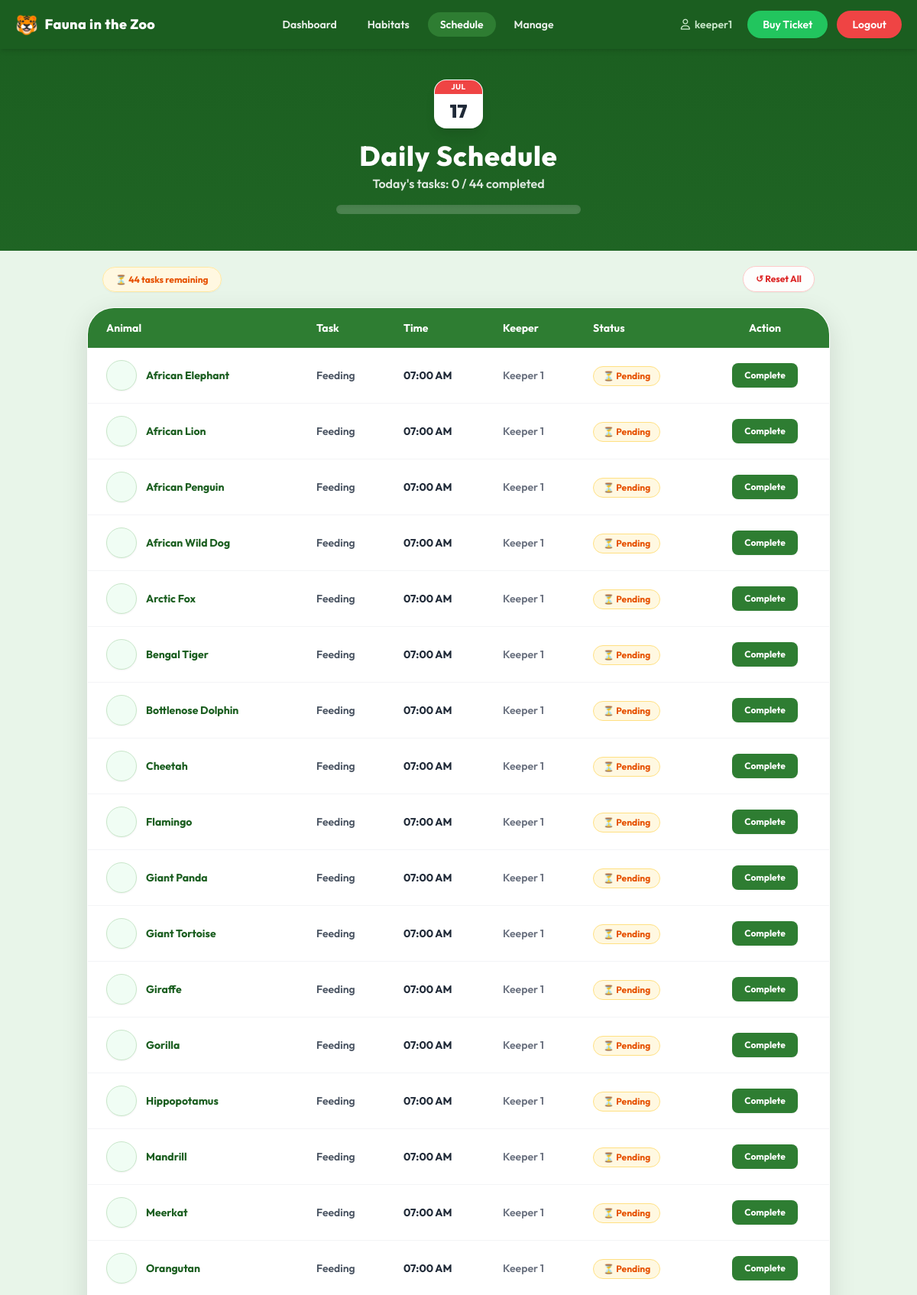
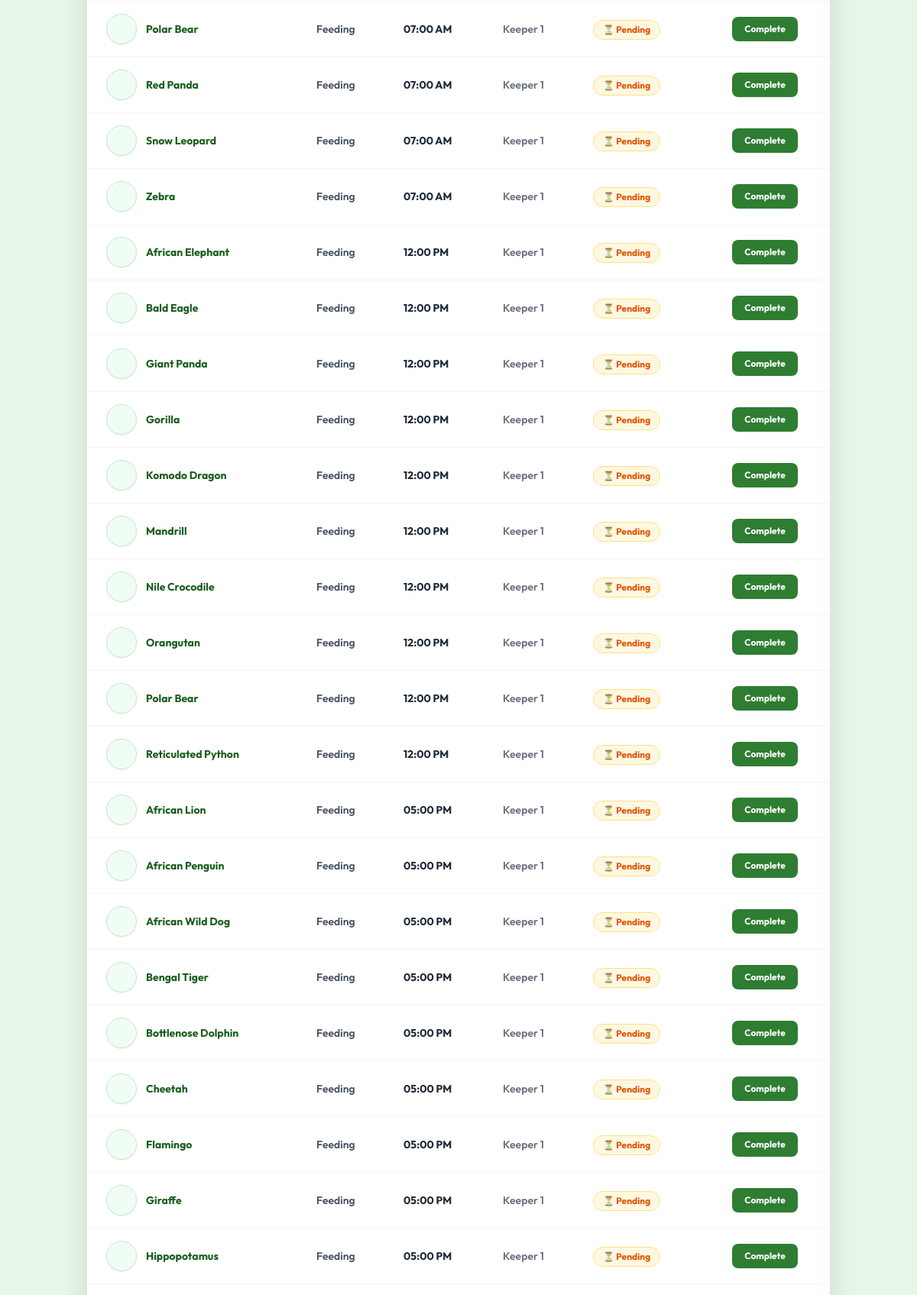
The page /schedule.php (signed in, upper part) on the database its author committed (2 pictures, top to bottom).
### tables this page shows
CREATE TABLE IF NOT EXISTS pemberian_pakan (
    id_animal        INT  NOT NULL,
    id_food          INT  NOT NULL,
    feeding_schedule TIME NOT NULL,
    status           ENUM('pending','done') DEFAULT 'pending',
    PRIMARY KEY (id_animal, id_food, feeding_schedule),
    FOREIGN KEY (id_animal) REFERENCES animals(id_animal)
        ON DELETE CASCADE ON UPDATE CASCADE,
    FOREIGN KEY (id_food) REFERENCES foods(id_food)
        ON DELETE CASCADE ON UPDATE CASCADE,
    FOREIGN KEY (feeding_schedule) REFERENCES schedule(feeding_schedule)
        ON DELETE CASCADE ON UPDATE CASCADE
);

CREATE TABLE IF NOT EXISTS animals (
    id_animal   INT AUTO_INCREMENT PRIMARY KEY,
    animal_name VARCHAR(100) NOT NULL,
    species     VARCHAR(100) NOT NULL,
    id_habitat  INT NOT NULL,
    image_url   VARCHAR(512),
    FOREIGN KEY (id_habitat) REFERENCES habitats(id_habitat)
        ON DELETE CASCADE ON UPDATE CASCADE
);

### includes/auth.php (called while the page is built, shortened)
<?php
function getRole() {
    return $_SESSION['role'] ?? null;
}
?>

### schedule.php (the view, shortened to what this page needs)
<?php
require_once 'includes/db.php';
require_once 'includes/auth.php';
$jadwal = mysqli_fetch_all(mysqli_query($conn, "
    SELECT pp.id_animal, pp.id_food, pp.feeding_schedule, pp.status,
           a.animal_name, a.image_url, a.species,
           h.habitat_name,
           f.foods_name
    FROM pemberian_pakan pp
    JOIN animals  a ON pp.id_animal = a.id_animal
    JOIN habitats h ON a.id_habitat  = h.id_habitat
    JOIN foods    f ON pp.id_food    = f.id_food
    ORDER BY pp.feeding_schedule ASC, a.animal_name ASC
"), MYSQLI_ASSOC);
$total = count($jadwal);
$done  = count(array_filter($jadwal, fn($j) => $j['status'] === 'done'));
function fmt12($t) {
    $parts = explode(':', $t);
    $h = (int)$parts[0]; $m = $parts[1] ?? '00';
    $s = $h >= 12 ? 'PM' : 'AM';
    $h12 = $h > 12 ? $h - 12 : ($h === 0 ? 12 : $h);
    return sprintf('%02d:%s %s', $h12, $m, $s);
}
?>
<!DOCTYPE html>
<html lang="id">
<head>
    <script src="https://cdn.tailwindcss.com"></script>
    <link rel="stylesheet" href="https://cdnjs.cloudflare.com/ajax/libs/font-awesome/6.5.0/css/all.min.css">
    <link rel="stylesheet" href="assets/css/style.css">
</head>
<body class="bg-[#e8f5e9] min-h-screen pb-16">
<nav class="bg-[#1b5e20] sticky top-0 z-50 shadow-md">
    <div class="max-w-7xl mx-auto px-5 flex items-center justify-between h-16">
        <a href="animals.php" class="flex items-center gap-2 text-white font-extrabold text-lg tracking-wide hover:opacity-95 transition-opacity">
            <span class="text-2xl">🐯</span>Fauna in the Zoo
        </a>
        <div class="hidden md:flex items-center gap-2 text-sm font-semibold text-white/90">
            <a href="animals.php" class="<?= basename($_SERVER['PHP_SELF']) === 'animals.php' ? 'bg-[#2e7d32] text-white' : 'hover:text-white transition-colors' ?> px-4 py-1.5 rounded-full">Dashboard</a>
            <a href="habitats.php" class="<?= basename($_SERVER['PHP_SELF']) === 'habitats.php' ? 'bg-[#2e7d32] text-white' : 'hover:text-white transition-colors' ?> px-4 py-1.5 rounded-full">Habitats</a>
            <?php if (getRole() === 'zookeeper'): ?>
            <a href="schedule.php" class="<?= basename($_SERVER['PHP_SELF']) === 'schedule.php' ? 'bg-[#2e7d32] text-white' : 'hover:text-white transition-colors' ?> px-4 py-1.5 rounded-full">Schedule</a>
            <a href="manage.php"   class="<?= basename($_SERVER['PHP_SELF']) === 'manage.php' ? 'bg-[#2e7d32] text-white' : 'hover:text-white transition-colors' ?> px-4 py-1.5 rounded-full">Manage</a>
            <?php endif; ?>
        </div>
        <div class="flex items-center gap-3 text-sm font-semibold">
            <span class="text-[#c8e6c9] hidden sm:flex items-center gap-1.5 mr-2">
                <i class="fa-regular fa-user"></i> <?= htmlspecialchars($_SESSION['username']) ?>
            </span>
            <a href="ticket.php"
               class="<?= basename($_SERVER['PHP_SELF']) === 'ticket.php' ? 'bg-[#15803d]' : 'bg-[#22c55e] hover:bg-[#15803d]' ?> text-white px-5 py-2 rounded-full transition-all shadow-sm">
                Buy Ticket
            </a>
            <a href="logout.php"
               class="bg-[#ef4444] hover:bg-[#b91c1c] text-white px-5 py-2 rounded-full transition-all shadow-sm">
                Logout
            </a>
        </div>
    </div>
</nav>
<div class="dashboard-bg text-white pt-10 pb-12 text-center px-4">
    <div class="flex flex-col items-center justify-center">
        <div class="bg-white rounded-2xl shadow-lg flex flex-col overflow-hidden w-16 h-16 border border-white/20 mb-4 select-none">
            <div class="bg-[#ef4444] text-white text-[10px] font-bold uppercase tracking-wider py-1 text-center leading-none">Jul</div>
            <div class="flex-grow flex items-center justify-center text-2xl font-black text-gray-800 leading-none">17</div>
        </div>
        <h1 class="text-3xl sm:text-4xl font-extrabold tracking-wide drop-shadow-sm mb-1">Daily Schedule</h1>
        <p class="text-white/85 text-sm sm:text-base font-semibold mb-4">Today's tasks: <?= $done ?> / <?= $total ?> completed</p>
        <div class="w-full max-w-xs h-3 bg-white/20 rounded-full overflow-hidden shadow-inner">
        </div>
    </div>
</div>
<div class="max-w-[1020px] mx-auto px-6 relative z-10">
    <div class="flex justify-between items-center m-5 flex-wrap gap-3">
        <div class="text-sm">
            <?php if ($done === $total && $total > 0): ?>
            <span class="bg-[#e8f5e9] text-[#2e7d32] border border-[#a5d6a7]/65 text-xs font-bold px-4 py-2 rounded-full shadow-sm">🎉 All tasks done for today!</span>
            <?php else: ?>
            <span class="bg-[#fff8e1] text-[#e65100] border border-[#ffe082]/65 text-xs font-bold px-4 py-2 rounded-full shadow-sm">⏳ <?= $total - $done ?> task<?= ($total-$done)!=1?'s':'' ?> remaining</span>
            <?php endif; ?>
        </div>
        <form method="POST" onsubmit="return confirm('Reset semua jadwal ke pending?')">
            <button type="submit" class="bg-white/90 hover:bg-white text-xs font-bold text-red-600 border border-red-200 px-4 py-2 rounded-full transition-all shadow-sm hover:scale-[1.01]">
                ↺ Reset All
            </button>
        </form>
    </div>
    <div class="bg-white rounded-[2.2rem] shadow-[0_10px_35px_rgba(0,0,0,0.12)] overflow-hidden mb-8 border border-white/20">
        <div class="overflow-x-auto">
            <table class="w-full">
                <thead>
                    <tr class="bg-[#2e7d32] text-white text-sm">
                        <th class="text-left px-6 py-4 font-bold">Animal</th>
                        <th class="text-left px-5 py-4 font-bold">Task</th>
                        <th class="text-left px-5 py-4 font-bold">Time</th>
                        <th class="text-left px-5 py-4 font-bold">Keeper</th>
                        <th class="text-left px-5 py-4 font-bold">Status</th>
                        <th class="text-center px-6 py-4 font-bold">Action</th>
                    </tr>
                </thead>
                <tbody class="divide-y divide-gray-100 font-semibold text-gray-700">
                    <?php
                    foreach ($jadwal as $idx => $j):
                        $is_done = $j['status'] === 'done';
                        $keeper = 'Keeper 1';
                        $task   = 'Feeding';
                    ?>
                    <tr class="<?= $is_done ? 'is-done text-gray-400' : '' ?> card-anim" style="animation-delay:<?= $idx * 0.03 ?>s">
                        <td class="px-6 py-4">
                            <div class="flex items-center gap-3">
                                <div class="w-10 h-10 rounded-full overflow-hidden bg-[#f0fdf4] border border-[#c8e6c9] flex-shrink-0 shadow-sm">
                                </div>
                                <span class="font-bold text-[#1b5e20] text-sm"><?= htmlspecialchars($j['animal_name']) ?></span>
                            </div>
                        </td>
                        <td class="px-5 py-4 text-sm <?= $is_done ? 'text-gray-400 font-medium' : 'text-gray-600 font-semibold' ?>"><?= htmlspecialchars($task) ?></td>
                        <td class="px-5 py-4 text-sm font-bold <?= $is_done ? 'text-gray-400' : 'text-gray-800' ?>"><?= fmt12($j['feeding_schedule']) ?></td>
                        <td class="px-5 py-4 text-sm <?= $is_done ? 'text-gray-400 font-medium' : 'text-gray-500 font-semibold' ?>"><?= htmlspecialchars($keeper) ?></td>
                        <td class="px-5 py-4">
                            <?php if ($is_done): ?>
                            <span class="inline-flex items-center gap-1.5 text-xs font-bold px-3 py-1 rounded-full bg-[#dcfce7] text-[#15803d] border border-[#bbf7d0]">✓ Done</span>
                            <?php else: ?>
                            <span class="inline-flex items-center gap-1.5 text-xs font-bold px-3 py-1 rounded-full bg-[#fff8e1] text-[#e65100] border border-[#ffe082]">⏳ Pending</span>
                            <?php endif; ?>
                        </td>
                        <td class="px-6 py-4 text-center">
                            <?php if (!$is_done): ?>
                            <form method="POST" class="inline">
                                <button type="submit" class="bg-[#2e7d32] hover:bg-[#1b5e20] text-white font-bold text-xs px-4 py-2 rounded-lg shadow-sm transition-all hover:scale-[1.02]">Complete</button>
                            </form>
                            <?php endif; ?>
                        </td>
                    </tr>
                    <?php endforeach; ?>
                </tbody>
            </table>
        </div>
    </div>
</div>
</body>
</html>

### assets/css/style.css (style rules this page uses)
*, *::before, *::after { box-sizing: border-box; }
body { font-family: 'Outfit', Arial, sans-serif; -webkit-font-smoothing: antialiased; -moz-osx-font-smoothing: grayscale; }
html { scroll-behavior: smooth; }
:root { --zoo-50: #f0fdf4; --zoo-100: #dcfce7; --zoo-200: #bbf7d0; --zoo-300: #86efac; --zoo-400: #4ade80; --zoo-500: #22c55e; --zoo-600: #16a34a; --zoo-700: #15803d; --zoo-800: #166534; --zoo-900: #14532d; --zoo-950: #052e16; }
.dashboard-bg { background-color: #1b5e20; background-image: linear-gradient(180deg, #1b5e20 0%, #2e7d32 40%, #81c784 100%); background-attachment: fixed; }
.card-anim { opacity: 0; animation: cardIn 0.5s ease-out forwards; }

### schedule.php (style rules this page uses)
tbody tr { transition: background 0.15s; }

### rows shown on the page
pemberian_pakan: id_animal.animal_name "African Elephant", task "Feeding", feeding_schedule "07:00 AM", keeper "Keeper 1", status "⏳ Pending"
pemberian_pakan: id_animal.animal_name "African Lion", task "Feeding", feeding_schedule "07:00 AM", keeper "Keeper 1", status "⏳ Pending"
pemberian_pakan: id_animal.animal_name "African Penguin", task "Feeding", feeding_schedule "07:00 AM", keeper "Keeper 1", status "⏳ Pending"
pemberian_pakan: id_animal.animal_name "African Wild Dog", task "Feeding", feeding_schedule "07:00 AM", keeper "Keeper 1", status "⏳ Pending"
pemberian_pakan: id_animal.animal_name "Arctic Fox", task "Feeding", feeding_schedule "07:00 AM", keeper "Keeper 1", status "⏳ Pending"
pemberian_pakan: id_animal.animal_name "Bengal Tiger", task "Feeding", feeding_schedule "07:00 AM", keeper "Keeper 1", status "⏳ Pending"
pemberian_pakan: id_animal.animal_name "Bottlenose Dolphin", task "Feeding", feeding_schedule "07:00 AM", keeper "Keeper 1", status "⏳ Pending"
pemberian_pakan: id_animal.animal_name "Cheetah", task "Feeding", feeding_schedule "07:00 AM", keeper "Keeper 1", status "⏳ Pending"
pemberian_pakan: id_animal.animal_name "Flamingo", task "Feeding", feeding_schedule "07:00 AM", keeper "Keeper 1", status "⏳ Pending"
pemberian_pakan: id_animal.animal_name "Giant Panda", task "Feeding", feeding_schedule "07:00 AM", keeper "Keeper 1", status "⏳ Pending"
pemberian_pakan: id_animal.animal_name "Giant Tortoise", task "Feeding", feeding_schedule "07:00 AM", keeper "Keeper 1", status "⏳ Pending"
pemberian_pakan: id_animal.animal_name "Giraffe", task "Feeding", feeding_schedule "07:00 AM", keeper "Keeper 1", status "⏳ Pending"
pemberian_pakan: id_animal.animal_name "Gorilla", task "Feeding", feeding_schedule "07:00 AM", keeper "Keeper 1", status "⏳ Pending"
pemberian_pakan: id_animal.animal_name "Hippopotamus", task "Feeding", feeding_schedule "07:00 AM", keeper "Keeper 1", status "⏳ Pending"
pemberian_pakan: id_animal.animal_name "Mandrill", task "Feeding", feeding_schedule "07:00 AM", keeper "Keeper 1", status "⏳ Pending"
pemberian_pakan: id_animal.animal_name "Meerkat", task "Feeding", feeding_schedule "07:00 AM", keeper "Keeper 1", status "⏳ Pending"
pemberian_pakan: id_animal.animal_name "Orangutan", task "Feeding", feeding_schedule "07:00 AM", keeper "Keeper 1", status "⏳ Pending"
pemberian_pakan: id_animal.animal_name "Polar Bear", task "Feeding", feeding_schedule "07:00 AM", keeper "Keeper 1", status "⏳ Pending"
pemberian_pakan: id_animal.animal_name "Red Panda", task "Feeding", feeding_schedule "07:00 AM", keeper "Keeper 1", status "⏳ Pending"
pemberian_pakan: id_animal.animal_name "Snow Leopard", task "Feeding", feeding_schedule "07:00 AM", keeper "Keeper 1", status "⏳ Pending"
pemberian_pakan: id_animal.animal_name "Zebra", task "Feeding", feeding_schedule "07:00 AM", keeper "Keeper 1", status "⏳ Pending"
pemberian_pakan: id_animal.animal_name "African Elephant", task "Feeding", feeding_schedule "12:00 PM", keeper "Keeper 1", status "⏳ Pending"
pemberian_pakan: id_animal.animal_name "Bald Eagle", task "Feeding", feeding_schedule "12:00 PM", keeper "Keeper 1", status "⏳ Pending"
pemberian_pakan: id_animal.animal_name "Giant Panda", task "Feeding", feeding_schedule "12:00 PM", keeper "Keeper 1", status "⏳ Pending"
pemberian_pakan: id_animal.animal_name "Gorilla", task "Feeding", feeding_schedule "12:00 PM", keeper "Keeper 1", status "⏳ Pending"
pemberian_pakan: id_animal.animal_name "Komodo Dragon", task "Feeding", feeding_schedule "12:00 PM", keeper "Keeper 1", status "⏳ Pending"
pemberian_pakan: id_animal.animal_name "Mandrill", task "Feeding", feeding_schedule "12:00 PM", keeper "Keeper 1", status "⏳ Pending"
pemberian_pakan: id_animal.animal_name "Nile Crocodile", task "Feeding", feeding_schedule "12:00 PM", keeper "Keeper 1", status "⏳ Pending"
pemberian_pakan: id_animal.animal_name "Orangutan", task "Feeding", feeding_schedule "12:00 PM", keeper "Keeper 1", status "⏳ Pending"
pemberian_pakan: id_animal.animal_name "Polar Bear", task "Feeding", feeding_schedule "12:00 PM", keeper "Keeper 1", status "⏳ Pending"
pemberian_pakan: id_animal.animal_name "Reticulated Python", task "Feeding", feeding_schedule "12:00 PM", keeper "Keeper 1", status "⏳ Pending"
pemberian_pakan: id_animal.animal_name "African Lion", task "Feeding", feeding_schedule "05:00 PM", keeper "Keeper 1", status "⏳ Pending"
pemberian_pakan: id_animal.animal_name "African Penguin", task "Feeding", feeding_schedule "05:00 PM", keeper "Keeper 1", status "⏳ Pending"
pemberian_pakan: id_animal.animal_name "African Wild Dog", task "Feeding", feeding_schedule "05:00 PM", keeper "Keeper 1", status "⏳ Pending"
pemberian_pakan: id_animal.animal_name "Bengal Tiger", task "Feeding", feeding_schedule "05:00 PM", keeper "Keeper 1", status "⏳ Pending"
pemberian_pakan: id_animal.animal_name "Bottlenose Dolphin", task "Feeding", feeding_schedule "05:00 PM", keeper "Keeper 1", status "⏳ Pending"
pemberian_pakan: id_animal.animal_name "Cheetah", task "Feeding", feeding_schedule "05:00 PM", keeper "Keeper 1", status "⏳ Pending"
pemberian_pakan: id_animal.animal_name "Flamingo", task "Feeding", feeding_schedule "05:00 PM", keeper "Keeper 1", status "⏳ Pending"
pemberian_pakan: id_animal.animal_name "Giraffe", task "Feeding", feeding_schedule "05:00 PM", keeper "Keeper 1", status "⏳ Pending"
pemberian_pakan: id_animal.animal_name "Hippopotamus", task "Feeding", feeding_schedule "05:00 PM", keeper "Keeper 1", status "⏳ Pending"

### other values the page prints
$_SESSION['username'] "keeper1"
$done "0"
$total "44"
$total - $done "44"
